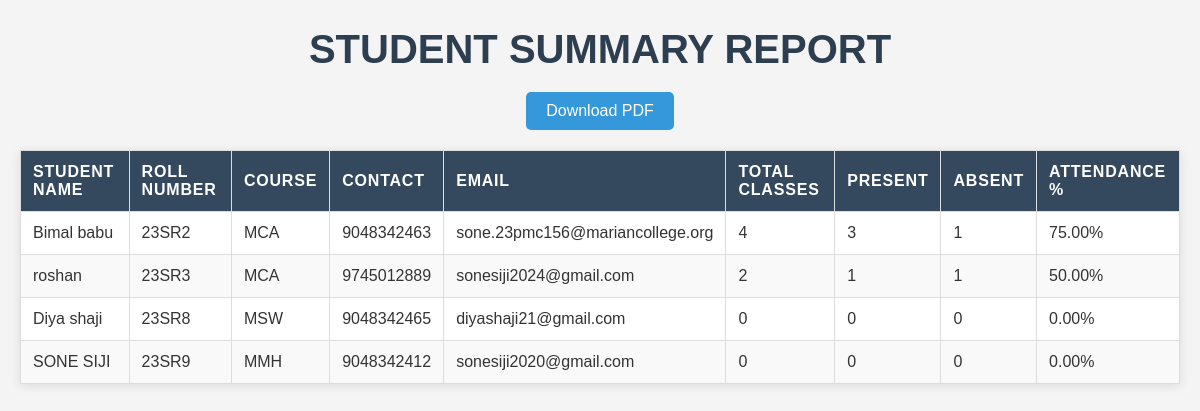
Before: /student-summary-report/ with the older database file.
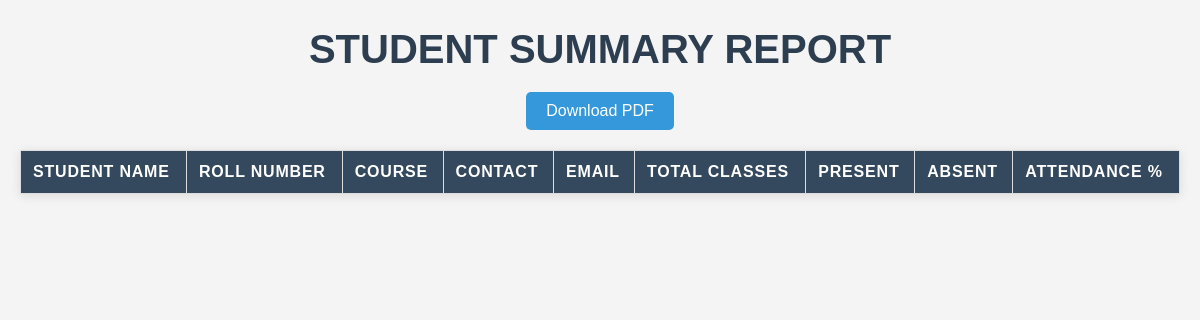
After: the same page with the newer database file.
### college_app/models.py (models this page shows, shortened)
class Student(models.Model):
    GENDER_CHOICES = (
        ('M', 'Male'),
        ('F', 'Female'),
        ('O', 'Other'),
    )
    COURSE_CHOICES = (
        ('MCA', 'MCA'),
        ('MBA', 'MBA'),
        ('MMH', 'MMH'),
        ('MA', 'MA'),
        ('MSW', 'MSW'),
        ('MCMS', 'MCMS'),
    )
    name = models.CharField(max_length=200, validators=[MinLengthValidator(2)])
    email = models.EmailField(max_length=254, unique=True)
    contact = models.CharField(max_length=10, unique=True)
    parent_name = models.CharField(max_length=200, validators=[MinLengthValidator(2)])
    gender = models.CharField(max_length=1, choices=GENDER_CHOICES)
    course = models.CharField(max_length=4, choices=COURSE_CHOICES)
    date_of_birth = models.DateField()
    registration_date = models.DateTimeField(auto_now_add=True)
    student_image = models.ImageField(upload_to='students/images/')
    roll_number = models.CharField(max_length=50, unique=True, blank=True)
    password = models.CharField(
        max_length=100,
        validators=[
            RegexValidator(
                regex=r'^(?=.*[A-Za-z])(?=.*\d)(?=.*[@$!%*#?&])[A-Za-z\d@$!%*#?&]{8,}$',
                message="Password should have at least one letter, one number, and one special character"
            )
        ]
    )
    is_approved = models.BooleanField(default=False)

### college_app/views.py (the view)
# urls.py: path('student-summary-report/', generate_student_summary_report, name='student_summary_report'),
def generate_student_summary_report(request):
    students = Student.objects.all()
    student_summary = []
    for student in students:
        total_classes = Attendance.objects.filter(student=student).count()
        present_count = Attendance.objects.filter(student=student, is_present=True).count()
        absent_count = total_classes - present_count
        student_summary.append({
            'student_name': student.name,
            'roll_number': student.roll_number,
            'course': student.course,
            'contact': student.contact,
            'email': student.email,
            'total_classes': total_classes,
            'present_count': present_count,
            'absent_count': absent_count,
            'attendance_percentage': (present_count / total_classes) * 100 if total_classes > 0 else 0
        })
    if 'pdf' in request.POST:
        return download_summary_pdf(student_summary)
    context = {
        'student_summary': student_summary,
    }
    return render(request, 'student_summary_report.html', context)

### templates/student_summary_report.html (shortened to what this page needs)
<!DOCTYPE html>
<html lang="en">
<head>
</head>
<body>
    <h1>Student Summary Report</h1>
    <form method="POST">
        <button type="submit" name="pdf">Download PDF</button>
    </form>
    <table>
        <thead>
            <tr>
                <th>Student Name</th>
                <th>Roll Number</th>
                <th>Course</th>
                <th>Contact</th>
                <th>Email</th>
                <th>Total Classes</th>
                <th>Present</th>
                <th>Absent</th>
                <th>Attendance %</th>
            </tr>
        </thead>
        <tbody>
            {% for summary in student_summary %}
                <tr>
                    <td>{{ summary.student_name }}</td>
                    <td>{{ summary.roll_number }}</td>
                    <td>{{ summary.course }}</td>
                    <td>{{ summary.contact }}</td>
                    <td>{{ summary.email }}</td>
                    <td>{{ summary.total_classes }}</td>
                    <td>{{ summary.present_count }}</td>
                    <td>{{ summary.absent_count }}</td>
                    <td>{{ summary.attendance_percentage|floatformat:2 }}%</td>
                </tr>
            {% endfor %}
        </tbody>
    </table>
</body>
</html>

Changed rows visible on the page:
removed Student: student_name "Bimal babu", roll_number "23SR2", course "MCA", contact "9048342463", email "sone.23pmc156@mariancollege.org"
removed Student: student_name "roshan", roll_number "23SR3", course "MCA", contact "9745012889", email "sonesiji2024@gmail.com"
removed Student: student_name "Diya shaji", roll_number "23SR8", course "MSW", contact "9048342465", email "diyashaji21@gmail.com"
removed Student: student_name "SONE SIJI", roll_number "23SR9", course "MMH", contact "9048342412", email "sonesiji2020@gmail.com"
Other visible differences:
list line gone: "4 3 1 75.00 %"
list line gone: "2 1 1 50.00 %"
list line gone: "0 0 0 0.00 %"
